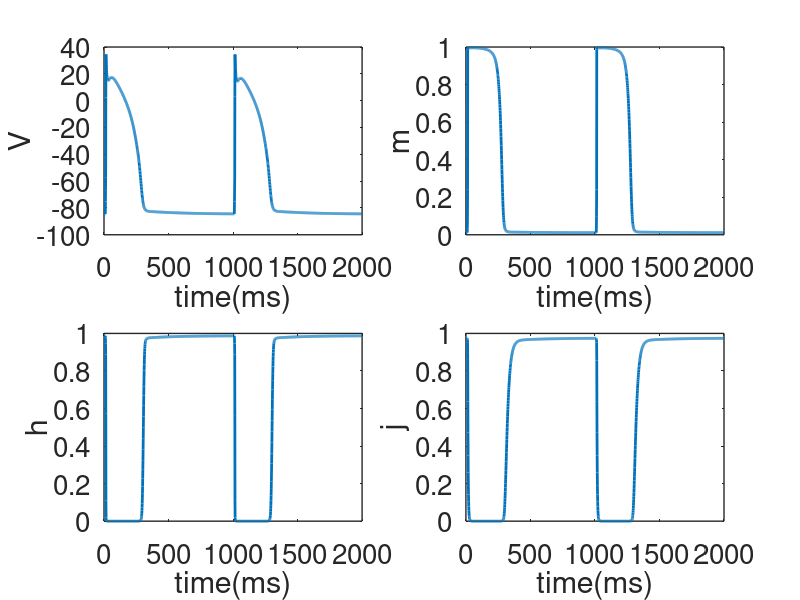
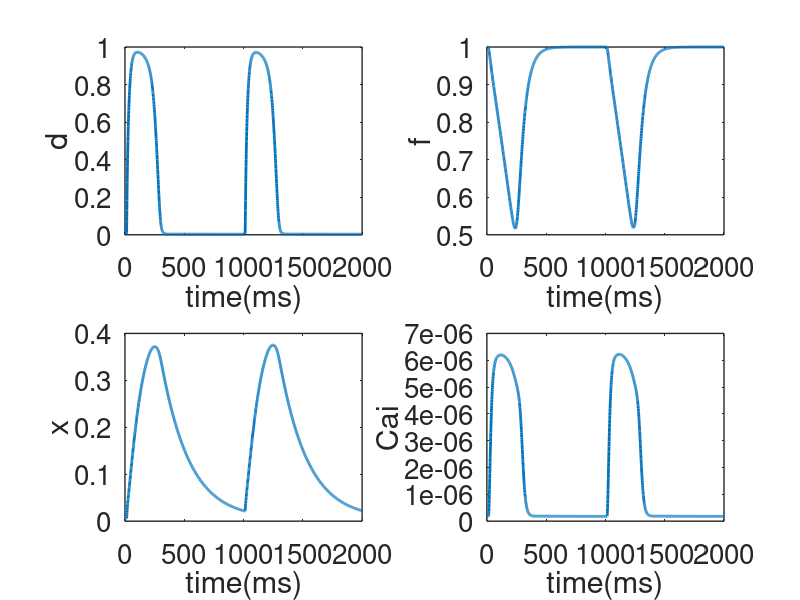
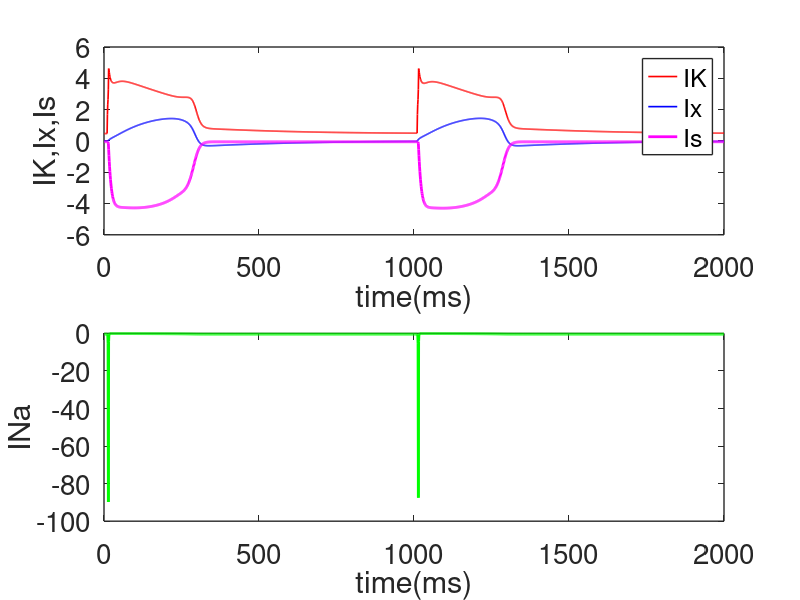

These figures' MATLAB source, in order:

%  -------------------------------------------------------------------
%
%   ODE integrator for the Beeler-Reuter equations.
%
%   For Chapter 12, Section 12.2.3 of
%   Keener and Sneyd, Mathematical Physiology, 3rd Edition, Springer.
%
%   Written by James Keener and James Sneyd.
%
%  -------------------------------------------------------------------


%%%%%%%%%%%%%%%%%%%%%%%%%%%%%%%%%%%%%%%%%%%%%%%%%%%%%%%%%%%%%%%%%%%%%%%%%%%%%
%                                                                           %
%  The vector S = [ V m h j d f x Cai] contains                             %
%  V (the membrane potential), m, h, j, d, f, x  gating variables and Cai   %
%  internal Calcium.                                                        %
%                                                                           %
%%%%%%%%%%%%%%%%%%%%%%%%%%%%%%%%%%%%%%%%%%%%%%%%%%%%%%%%%%%%%%%%%%%%%%%%%%%%%

function Beeler_Reuter_ode

close all
clear all
clc

global ENa EK CKi CKe RTbyF t_end gNa0 gK0  gK10 C V0

set(0,                           ...
   'defaultaxesfontsize', 20,   ...
   'defaultaxeslinewidth', 1.0, ...
   'defaultlinelinewidth', 1.2, ...
   'defaultpatchlinewidth', 0.7);

% set concentrations
RTbyF = 25.8;  % mV
F = 96485.;  % Faraday constant  Coulombs/mol

CNai = 50;      % mM
CNae = 457;     % mM
CKi = 397;      % mM
CKe = 20;       % mM
%CKe = 29; %elevated potassium concentration shows oscillations

% The reversal potentials (mV).
ENa = RTbyF*log(CNae/CNai);  % sodium Nernst potential
EK = RTbyF*log(CKe/CKi);  % potassium Nernst potential
ENa = 50;  % for br


% conductances
gNa0 = 4;
gK0 = 0.8;
gK10 = 0.35;

C = [[0,0,1,-1,-0.1];
    [40,-0.056,0,0,0];
[0.126,-0.25,0,0,0];
[1.7,0,0,1,-0.082];
[0.055,-0.25,0,1,-0.2];
[0.3,0,0,1,-0.1];
[0.095,-0.01,0,1,-0.072];
[0.07,-0.017,0,1,0.05];
[0.012,-0.008,0,1,0.15];
[0.0065,-0.02,0,1,-0.2];
[0.0005,0.0833,0,1,0.057];
[0.0013,-0.06,0,1,-0.04]];


V0=[-47;-72;-77;-22.5;-78;-32;5;-44;-28;-30;-50;-20];

% Steady state initial condition:
s0=[ -84.5738,
	0.011,
	0.9877 ,
	0.9748,
	0.003,
	1,
	0.0056,
	0.0000001782];

t_end = 2000;

tspan = [1: 1:t_end];

[T,S] = ode23s(@BRode,tspan, s0, odeset('maxstep',1));
V = S(:,1);
m = S(:,2);
h = S(:,3);
j = S(:,4);
d = S(:,5);
f = S(:,6);
x = S(:,7);
Ca = S(:,8);

figure(1);
     subplot(2,2,1),plot(T,V,'linewidth',2),xlabel('time(ms)','linewidth',2); ylabel('V');
     subplot(2,2,2),plot(T,m,'linewidth',2),xlabel('time(ms)','linewidth',2); ylabel('m');
     subplot(2,2,3),plot(T,h,'linewidth',2),xlabel('time(ms)','linewidth',2); ylabel('h');
     subplot(2,2,4),plot(T,j,'linewidth',2),xlabel('time(ms)','linewidth',2); ylabel('j');
figure(2)
     subplot(2,2,1),plot(T,S(:,5),'linewidth',2),xlabel('time(ms)','linewidth',2); ylabel('d');
     subplot(2,2,2),plot(T,S(:,6),'linewidth',2),xlabel('time(ms)','linewidth',2); ylabel('f');
     subplot(2,2,3),plot(T,S(:,7),'linewidth',2),xlabel('time(ms)','linewidth',2); ylabel('x');
     subplot(2,2,4),plot(T,S(:,8),'linewidth',2),xlabel('time(ms)','linewidth',2); ylabel('Cai');

 for j = 1:length(T)
      currents= IV(S(j,:));
      INa(j) = currents(1);
      IK(j) = currents(2);
      Ix(j) = currents(3);
      Is(j) = currents(4);
 end

figure(3);
    subplot(2,1,1);
    plot(T,IK,'r',T,Ix,'b',T,Is,'m','linewidth',2);
    xlabel('time(ms)');
    ylabel('IK,Ix,Is');
    legend('IK','Ix','Is')
    subplot(2,1,2);
    plot(T,INa,'g','linewidth',2);
    xlabel('time(ms)');
    ylabel('INa');

end % of main


%%
function s_prime=BRode(t,s)
    V    = s(1);
    m    = s(2);
    h    = s(3);
    j    = s(4);
    d    = s(5);
    f    = s(6);
    x    = s(7);
    Cai  = s(8);
    gate = [m, h, j, d, f, x]';  % the gating variables


    % the gating variable dynamics

    alpbet=ab(V);
    A=alpbet(1:2:11);
    B=alpbet(2:2:12);

    Inf = A./(A+B);                        %    y_inf = a_y/(a_y + b_y);
    % m = Inf(1);
    Tau = 1./(A+B);
    %    t_y  = 1/(a_y + b_y);

    % Membrane capacitance (micro-Farads/cm^2)
    C_m = 1; %
    % Applied Exterior stimulus

    % only turn on the applied currrent for a short time.
    BCL = 1000;
    if (mod(t,BCL)>10 && mod(t,BCL)<15)
        I = 10;  % stimulus amplitude
    else
        I = 0;
    end

    currents = IV(s);
    INa = currents(1);
    IK = currents(2);
    Ix = currents(3);
    Is = currents(4);
    %
    %
    % The derivatives of V, m, h, j, d, f and x with Cai as well.
    %
    %
    V_prime  = -(INa + IK + Ix + Is - I)/C_m;
    %  gate_prime = (Inf - gate)./Tau;
    gate_prime = A.*(1-gate)-B.*gate;
    Cai_prime = 0.07*(10^(-7) - Cai) - 10^(-7)* Is;
    s_prime = [V_prime ;gate_prime ;Cai_prime];

end

%%
function currents= IV(s)
    global ENa EK gNa0

    V    = s(1);
    m    = s(2);
    h    = s(3);
    j    = s(4);
    d    = s(5);
    f    = s(6);
    x    = s(7);
    Cai  = s(8);

    g_Na = gNa0*m^3*h*j+0.003;                % Na+ conductance

    Ek1=EK;
    % sodium equilibrium potential
    % Currents
    INa = g_Na*(V-ENa);  %sodium current

    %
    % the Ix current
    Ix  = 0.8*x*(exp(0.04*(V+77))-1)/exp(0.04*(V+35));
    % Ix = 0.0084*1.286 *x* (CKi-CKe*exp(-V/25)); %this is the DN current, almost identical

    %the Ik1 current
    IK1= 1.4*(exp(0.04*(V+85))-1)/(exp(0.08*(V+53))+exp(0.04*(V+53))) ...
    +0.07*(V+23)/(1-exp(-0.04*(V+23)));  % the BR current
    IK = IK1  ;

    Esi = -82.3-13.0287*log( Cai);
    Is  = 0.09*d*f*(V-Esi);

    currents = [INa IK Ix Is];

end

%%
function alphabeta=ab(V)
    % there are 5 parameters C for each alpha, beta
    global C V0
    alphabeta = (C(:,1).*exp(C(:,2).*(V-V0))+C(:,3).*(V-V0))./(1+C(:,4).*exp(C(:,5).*(V-V0)));
end
